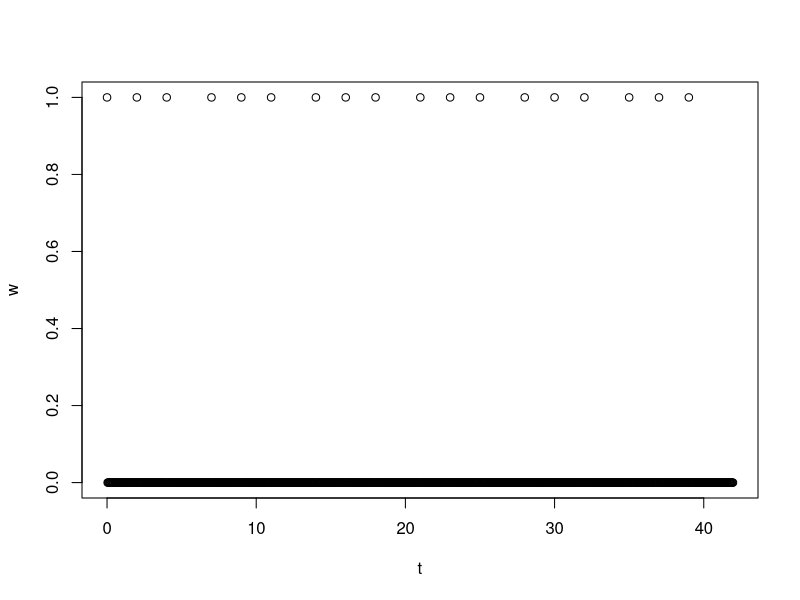
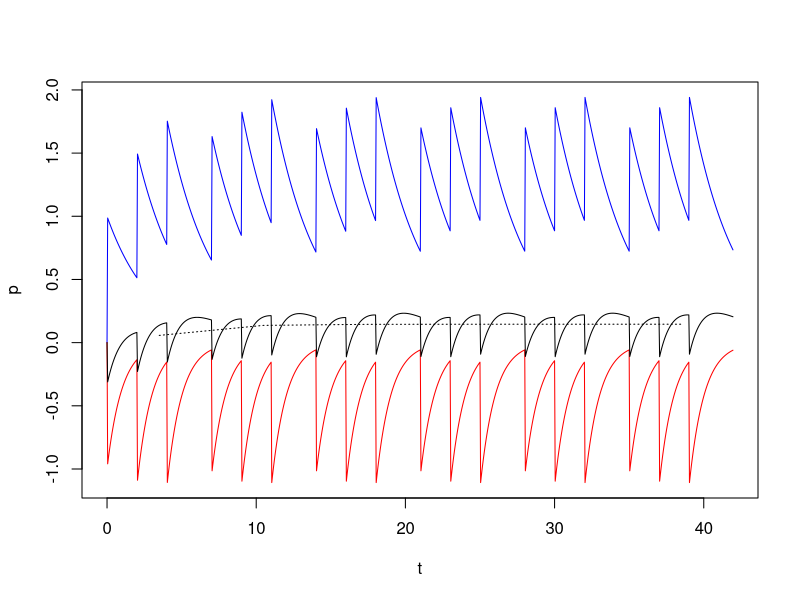

R code for these plots, in order:
# lets start with a timescale
weeks = 6
days = 7*weeks
dayparts = 24 # 1h resolution seems reasonable
timesteps = days*dayparts

# this way every integer-shift is a day-shift
t = 0:(timesteps-1) / dayparts

# so t 1/2 are the fitness/fatigue decay parameters
# and k 1/2 are parameters for their linear combination into performance
t1 = 3
t2 = 1
kq = 0.5
# solvin equations by hand :/
# kq = k1 / k2
# k1 + k2 = 1
# k2 = 1 - k1
# kq = k1 / (1 - k1)
# kq - kq*k1 = k1
# k1*(1 + kq) = kq
# k1 = kq/(1 + kq)
k1 =kq / (1 +kq)
k2 = 1 - k1

# make decay rate independent of time resolution
t1 = t1 * dayparts
t2 = t2 * dayparts

# since this is the supersimple version, lets just define the work-vector manually
w = vector(length = timesteps, mode="numeric")
# trying out some various workload distributions

oneday = seq(1, timesteps, 7*dayparts)

# once per week
# w[oneday] = 1.0 # arbitrary units

# thrice per week
w[c(oneday, oneday + 2*dayparts, oneday + 4*dayparts)] = 1.0

# get a plot for easy overview
plot(w~t)

# g is the fitness function, h is the fatigue function

# Function calculating fitness (or fatigue) at timestep n
ff = function(w, n, t) {
	f = 0.0
	for (i in 1:(n-1)) {
		f = f + w[i] * exp(-(n-i)/t)
	}
	return(f)
}

# compute fitness and fatigue
g = vector("numeric", timesteps)
for (i in 2:timesteps) {
	g[i] = ff(w, i, t1)
}
h = vector("numeric", timesteps)
for (i in 2:timesteps) {
	h[i] = -ff(w, i, t2)
}

# plot(g~t)
# plot(h~t)

# calculate the performance
p = k1 * g + k2 * h

# plot(p~t)

# making a plot of fitness, fatigue and performance
plot(p~t, cex=0, ylim=c(min(h), max(g)))
# lines(w~t)
lines(g~t, col="blue")
lines(h~t, col="red")
lines(p~t)

# because it would be nice to see overall trends, lets make a weekly p average
# seems sensible to plot it from the middle of the week
tmidweeks = (0:(weeks-1) * dayparts * 7 + dayparts * 3.5) / dayparts
pavg = vector("numeric", weeks)
for (i in 0:(weeks-1)) {
	prange = 1:(7*dayparts) + i*7*dayparts
	pavg[i+1] = mean(p[prange]) # Oh how it annoys me that R stuff starts from index 1.
}

# add it to the big plot
lines(pavg~tmidweeks, lty="dotted")